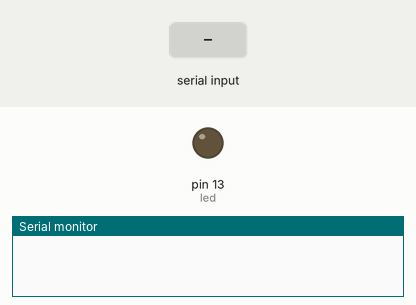
A sketch run on a simulated Arduino Uno, built with avr-gcc and run on an emulated ATmega328P. Shown: output pins drawn as LEDs (lit = HIGH), the last lines printed to the serial monitor. The inputs (shaded band) are chosen by the test bench.

Above: at 1.2 s.
1.3 s: "1" received over the second serial link
At 2.6 s:
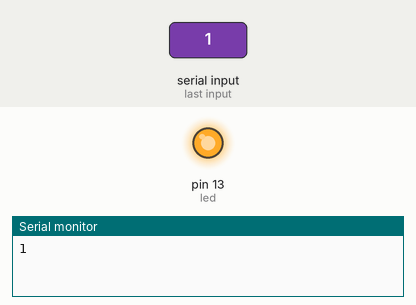
Timing chart, 0 to 4.3 s (numbered marks = the images above; inputs shaded):
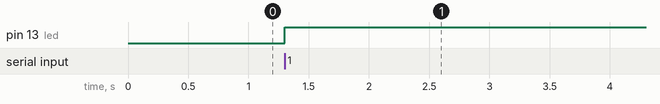

Measured:
- after the input at 1.3 s, pin 13 (led): LOW → HIGH at once

The sketch:

Server2.ino
```cpp
#include <DHT.h>
#include <SoftwareSerial.h>
DHT dht(2, DHT11);
SoftwareSerial RSerial(10, 11);
#define RSTxControl 3
#define RTransmit HIGH
#define RReceive LOW
#define led 13

boolean req ;
void setup() {
  // put your setup code here, to run once:
  dht.begin();
  Serial.begin(9600);
  RSerial.begin(9600);
  pinMode(RSTxControl, OUTPUT);
  pinMode(led, OUTPUT);
  digitalWrite(RSTxControl, RReceive);
}

void loop() {
  // put your main code here, to run repeatedly:

  digitalWrite(RSTxControl, RReceive);
  if (RSerial.available()) {
    digitalWrite(led, HIGH);
    req =  RSerial.read();
    Serial.println(req);
    if (req == 1234) {
      digitalWrite(RSTxControl, RTransmit);
      int serverTemp = dht.readTemperature();
      RSerial.write(serverTemp);
      digitalWrite(led, LOW);
      req = false;
    }
  }
}
```
